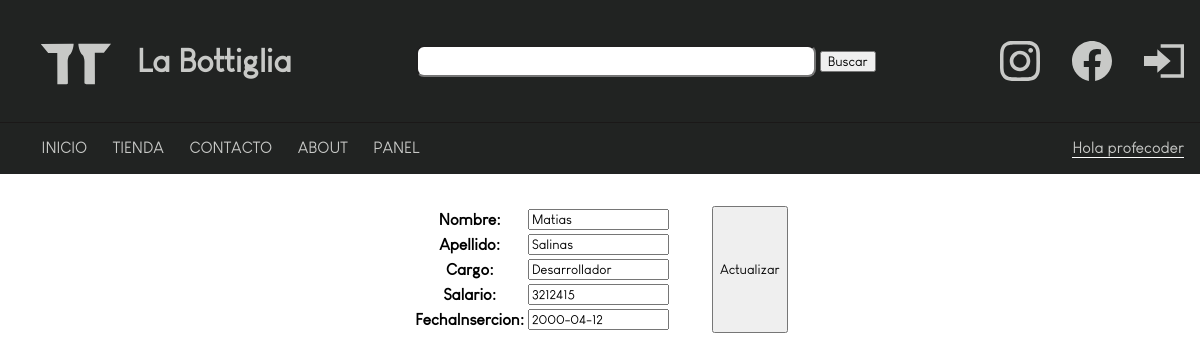
/panel/empleados/editar/3 (signed in), run on the app's committed database.
### database/models.py (models this page shows, shortened)
class empleados(models.Model):
    nombre = models.CharField(max_length =50)
    apellido = models.CharField(max_length =50)
    cargo = models.CharField(max_length =50)
    salario = models.IntegerField()
    fechaInsercion = models.DateField(null=True,blank=True)

### database/views.py (the view)
# urls.py: path('panel/empleados/editar/<pk>',staff_member_required(EmpleadosUpdate.as_view()),name='panel-empleados-editar'),
class EmpleadosUpdate(UpdateView):
    model = empleados
    success_url = '/panel/empleados'
    fields = ['nombre','apellido','cargo','salario','fechaInsercion']
    template_name ='panel_empleados_editar.html'

### tiendaOnline/templates/panel_empleados_editar.html (shortened to what this page needs)
{% extends 'base.html' %}
{% block contenido %}
<form method="post">
<div class="container">
<table>
    {{form.as_table}}
</table>
</form>
<input type="submit" value="Actualizar">
{% endblock contenido %}

### tiendaOnline/templates/base.html (shortened to what this page needs)
{% load static %}
<!DOCTYPE html>
<html lang="en">
<head>
    <link type='text/css' href='{% static "css/productos.css" %}' rel='stylesheet'/>
</head>
<body>
    <header>
        <div class="logo">
            <a href="{% url 'tienda-inicio' %}" class="bottiLogo">
</a>
<a href="{% url 'tienda-inicio' %}">
<h2>La Bottiglia</h2> </a>
        </div>
        <div class="search_bar">
            <form action="{% url 'tienda-busqueda' %}" method="get">
            <input type="text" name="search" id="search">
            <input type="submit" value="Buscar">
            </form>
        </div>
        <div class="redes">
            <a href='https://www.instagram.com/labottiglia.lr/' class="redesLogos">
            </a>
            <a href='https://www.facebook.com/LaBottiglialr' class="redesLogos">
            </a>
            {% if request.user.is_authenticated %}
            <a href="{% url 'auth-logout' %}" class="redesLogos">
                <svg xmlns="http://www.w3.org/2000/svg" viewBox="0 0 24 24"><path d="M8 9v-4l8 7-8 7v-4h-8v-6h8zm2-7v2h12v16h-12v2h14v-20h-14z"/></svg>
            </a>
            {% endif %}
        </div>
    </header>
    <div class="stickyBar"><a href="http://" class="stickyItems"></a>
        <a href="{% url 'tienda-inicio' %}" class="stickyItems">INICIO</a>
        <a href="{% url 'tienda-productos' %}" class="stickyItems">TIENDA</a>
        <a href="{% url 'tienda-contacto' %}" class="stickyItems">CONTACTO</a>
        <a href="{% url 'tienda-labottiglia' %}" class="stickyItems">ABOUT</a>
        {% if request.user.is_staff %}
        <div class="dropdown">
            <button class="dropbtn">PANEL</button>
        </div>
        {% endif %}
        {% if request.user.is_authenticated %}
        <a href="{% url 'auth-perfil' %}" class="saludo" style='border-bottom:1px solid white;'>Hola {{request.user.username}}</a>
        {% endif %}
    </div>
{% block contenido %}
{% endblock contenido %}
</body>
</html>

### tiendaOnline/static/css/productos.css (style rules this page uses)
body, html { margin: 0; padding: 0; width: 100%; height: 100%; box-sizing: border-box; }
* { box-sizing: inherit; font-family: 'GeorgeCafe'; }
header { display: flex; justify-content:space-between; align-items: center; width: 100%; background-color: #212322; padding: 1rem; }
a { text-decoration: none; color:#C8C9C7; }
.stickyBar { position:sticky; top: 0px; width: 100%; display: flex; justify-content: flex-start; gap:1.6rem; background-color: #212322; border-top:.1rem solid rgb(27, 24, 24); padding: 1rem; }
h2 { color:#C8C9C7; font-size: 2rem; }
.redes { display: flex; justify-content: center; align-items: center; gap: 2rem; }
.redesLogos { width: 2.5rem; height: 2.5rem; color: #C8C9C7; }
.search_bar { display: flex; justify-content: center; align-items: center; gap: .8rem; }
#search { height: 2rem; width: 25rem; border-radius: .5rem; }
.container { width: 100%; display: flex; justify-content: center; gap: 2.5rem; margin-top: 2rem; }
.logo { padding: 0; margin: 0; display: flex; gap: 1px; }
.bottiLogo { width: 7.5rem; height: 4.5rem; }
.dropbtn { background-color:#212322; color: #C8C9C7; padding: 1rem; font-size: 1rem; padding: 0; border: none; }
.dropdown { position: relative; display: inline-block; }
.saludo { margin-left: auto; }

### data on the page
empleados: nombre "Matias", apellido "Salinas", cargo "Desarrollador", salario "3212415", fechaInsercion "2000-04-12"

### other printed values
{{ request.user.username }} "profecoder"
